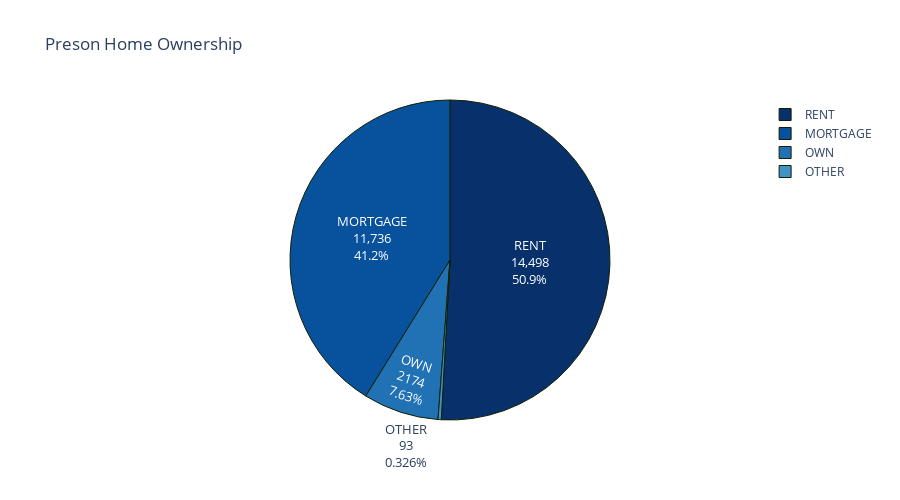

The notebook cell saved with this chart:
### Code cell
# Pie chart of person_home_ownership

fig = px.pie(values = df_cr["person_home_ownership"].value_counts(), names = df_cr["person_home_ownership"].value_counts().index, color_discrete_sequence=px.colors.sequential.Blues_r, title = "Preson Home Ownership", width=900, height=500)
fig.update_traces(textinfo='label+percent+value', textfont_size=13,
                  marker=dict(line=dict(color='#102000', width=1)))
fig.show()

### Figure 1 — Plotly figure (JSON) as saved in the notebook; plotly's stock layout.template omitted (floating-point values rounded to 4 significant figures)
{"data": [{"domain": {"x": [0, 1], "y": [0, 1]}, "hovertemplate": "label=%{label}<br>value=%{value}<extra></extra>", "labels": ["RENT", "MORTGAGE", "OWN", "OTHER"], "legendgroup": "", "marker": {"line": {"color": "#102000", "width": 1}}, "name": "", "showlegend": true, "textfont": {"size": 13}, "textinfo": "label+percent+value", "type": "pie", "values": [14498, 11736, 2174, 93]}], "layout": {"height": 500, "legend": {"tracegroupgap": 0}, "piecolorway": ["rgb(8,48,107)", "rgb(8,81,156)", "rgb(33,113,181)", "rgb(66,146,198)", "rgb(107,174,214)", "rgb(158,202,225)", "rgb(198,219,239)", "rgb(222,235,247)", "rgb(247,251,255)"], "title": {"text": "Preson Home Ownership"}, "width": 900}}
